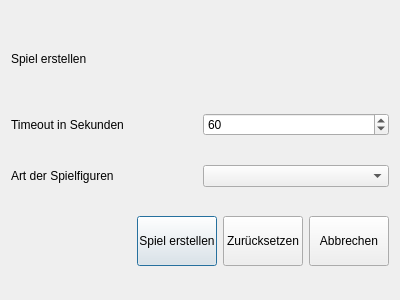
<?xml version="1.0" encoding="UTF-8"?>
<ui version="4.0">
 <class>erstellen</class>
 <widget class="QDialog" name="erstellen">
  <property name="geometry">
   <rect>
    <x>0</x>
    <y>0</y>
    <width>400</width>
    <height>300</height>
   </rect>
  </property>
  <property name="windowTitle">
   <string>Dialog</string>
  </property>
  <layout class="QVBoxLayout" name="verticalLayout">
   <item>
    <layout class="QVBoxLayout" name="verticalLayout_2">
     <item>
      <widget class="QLabel" name="label">
       <property name="maximumSize">
        <size>
         <width>16777215</width>
         <height>50</height>
        </size>
       </property>
       <property name="text">
        <string>Spiel erstellen</string>
       </property>
      </widget>
     </item>
    </layout>
   </item>
   <item>
    <layout class="QVBoxLayout" name="verticalLayout_6">
     <item>
      <layout class="QHBoxLayout" name="horizontalLayout">
       <item>
        <widget class="QLabel" name="label_2">
         <property name="text">
          <string>Timeout in Sekunden</string>
         </property>
        </widget>
       </item>
       <item>
        <widget class="QSpinBox" name="sbTimeout">
         <property name="minimum">
          <number>10</number>
         </property>
         <property name="maximum">
          <number>300</number>
         </property>
         <property name="value">
          <number>60</number>
         </property>
        </widget>
       </item>
      </layout>
     </item>
    </layout>
   </item>
   <item>
    <layout class="QVBoxLayout" name="verticalLayout_5">
     <item>
      <layout class="QHBoxLayout" name="horizontalLayout_2">
       <item>
        <widget class="QLabel" name="label_3">
         <property name="text">
          <string>Art der Spielfiguren</string>
         </property>
        </widget>
       </item>
       <item>
        <widget class="QComboBox" name="cbSpielfiguren"/>
       </item>
      </layout>
     </item>
    </layout>
   </item>
   <item>
    <layout class="QVBoxLayout" name="verticalLayout_4"/>
   </item>
   <item>
    <layout class="QVBoxLayout" name="verticalLayout_3">
     <item>
      <layout class="QGridLayout" name="gridLayout">
       <item row="0" column="1">
        <widget class="QPushButton" name="btnBestatigen">
         <property name="maximumSize">
          <size>
           <width>80</width>
           <height>50</height>
          </size>
         </property>
         <property name="text">
          <string>Spiel erstellen</string>
         </property>
        </widget>
       </item>
       <item row="0" column="2">
        <widget class="QPushButton" name="btnZurucksetzen">
         <property name="maximumSize">
          <size>
           <width>80</width>
           <height>50</height>
          </size>
         </property>
         <property name="text">
          <string>Zurücksetzen</string>
         </property>
        </widget>
       </item>
       <item row="0" column="3">
        <widget class="QPushButton" name="btnAbbrechen">
         <property name="maximumSize">
          <size>
           <width>80</width>
           <height>50</height>
          </size>
         </property>
         <property name="text">
          <string>Abbrechen</string>
         </property>
        </widget>
       </item>
       <item row="0" column="0">
        <spacer name="horizontalSpacer">
         <property name="orientation">
          <enum>Qt::Horizontal</enum>
         </property>
         <property name="sizeHint" stdset="0">
          <size>
           <width>40</width>
           <height>20</height>
          </size>
         </property>
        </spacer>
       </item>
      </layout>
     </item>
    </layout>
   </item>
  </layout>
 </widget>
 <resources/>
 <connections/>
</ui>
